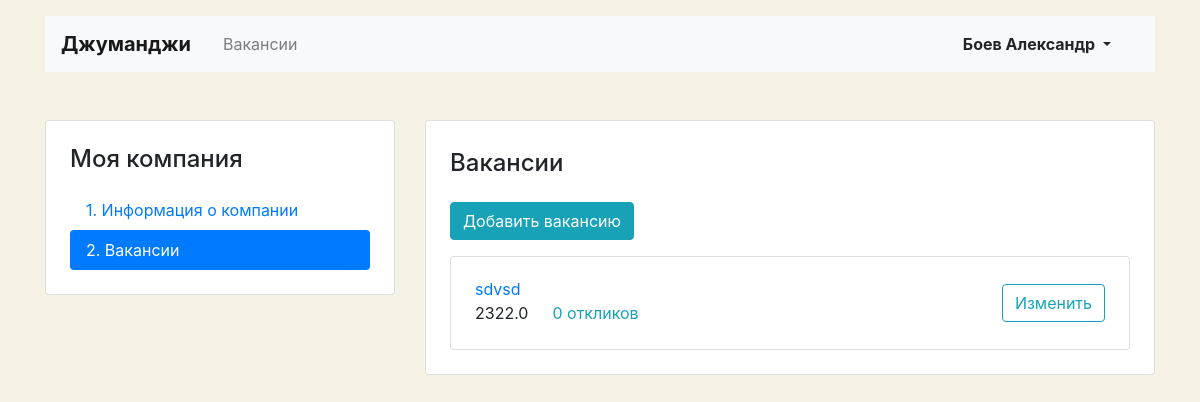
Before: //mycompany/vacancies/ (signed in) with the older database file.
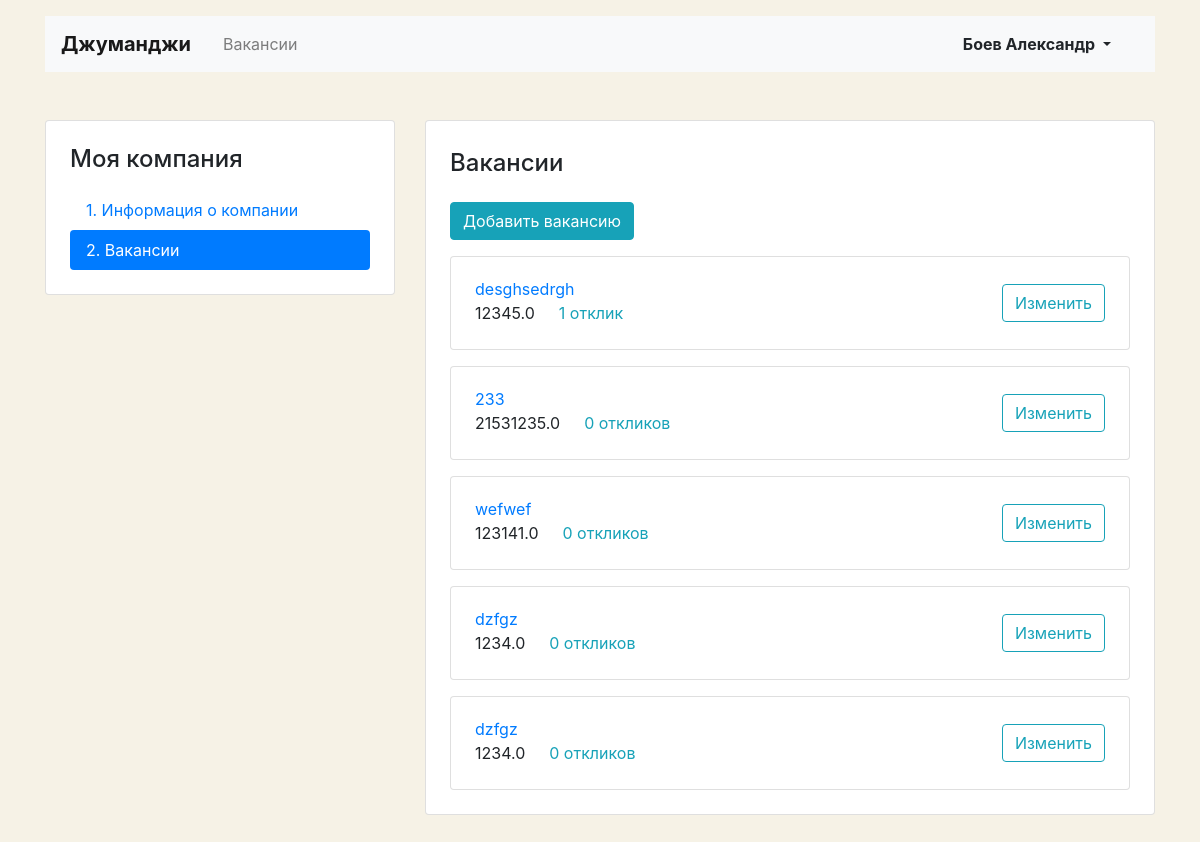
After: the same page with the newer database file.
### vacancies/models.py (models this page shows)
class Vacancy(models.Model):
    title = models.CharField(max_length=20)
    specialty = models.ForeignKey(Specialty, on_delete=models.CASCADE, related_name="vacancies")
    company = models.ForeignKey(Company, on_delete=models.CASCADE, related_name="vacancies")
    skills = models.TextField()
    description = models.TextField()
    salary_min = models.FloatField()
    salary_max = models.FloatField()
    published_at = models.DateField(default=datetime.now())
    class Meta:
        app_label = 'vacancies'

### vacancies/views.py (the view)
# urls.py: path('/mycompany/vacancies/', mycompany_vacancies_view.as_view(), name='mycompany_vacancies'),
class mycompany_vacancies_view(ListView):
    model = Vacancy
    template_name ='companies/vacancy-list.html'
    def get_queryset(self):
        return Vacancy.objects.filter(company__owner__username=self.request.user)

### vacancies/context_processor.py (called while the page is built)
def statistics(request):
    return {
        'user': User.objects.filter(username=request.user)
    }

### vacancies/templatetags/filters.py (called while the page is built)
@register.filter(name='rus_plural_endings_2')
def rus_plural_endings_2(value, arg):
    if 5 <= abs(value) % 100 <= 20 or value == 0:
        return arg + 'ов'
    if abs(value) % 10 == 1:
        return arg+''
    if 2 <= abs(value) % 10 <= 4:
        return arg + 'а'

### vacancies/templates/companies/vacancy-list.html (shortened to what this page needs)
{% extends 'base.html' %}
{% load filters %}
{% block head_page %}
<head>
  <link rel="stylesheet" href="https://stackpath.bootstrapcdn.com/bootstrap/4.3.1/css/bootstrap.min.css">
{% endblock %}
{% block main_bloc %}
<main class="container mt-3 pb-5">
  <div class="row mt-5">
    <div class="col-12 col-lg-4">
      <aside class="pt-3 pb-4 px-4 mb-5 card">
        <h1 class="h4 pt-2 pb-2">Моя компания</h1>
        <div class="nav flex-column nav-pills" id="v-pills-tab" role="tablist" aria-orientation="vertical">
          <a class="nav-link" href="{%url 'mycompany_edit'%}">1. Информация о&nbsp;компании</a>
          <a class="nav-link active" href="{%url 'mycompany_vacancies'%}">2. Вакансии</a>
        </div>
      </aside>
    </div>
    <div class="col-12 col-lg-8">
      <div class="card">
        <div class="card-body px-4 pb-4">
          <section class="tab-pane fade show active">
            <h2 class="h4 pt-2 pb-3">Вакансии</h2>
            <a href="{% url 'mycompany_vacancy_create' %}" type="submit" class="btn btn-info" >Добавить вакансию</a>
            {% for vacancy in object_list %}
            <div class="card mt-3">
              <div class="card-body px-4">
                <div class="row align-items-center">
                  <div class="col-6 col-lg-8">
                    <a href="{%url 'vacancy' vacancy.id%}" class="mb-1">{{vacancy.title}}</a>
                    <p class="mb-1">
                      <span class="mr-4">{{vacancy.salary_max}}</span><a href="#" class="text-info">{{vacancy.applications.count}} {{vacancy.applications.count|rus_plural_endings_2:'отклик'}}</a>
                    </p>
                  </div>
                  <div class="col-6 col-lg-4 text-right">
                    <a href="{%url 'mycompany_vacancy' vacancy.id%}" class="btn btn-outline-info">Изменить</a>
                  </div>
                </div>
              </div>
            </div>
            {%endfor%}
          </section>
          </div>
        </div>
      </div>
    </div>
  </main>
{% endblock %}

Changed rows visible on the page:
removed Vacancy: title "sdvsd", salary_max "2322.0", applications.count "0", applications.count|rus_plural_endings_2 "откликов"
added Vacancy: title "desghsedrgh", salary_max "12345.0", applications.count "1", applications.count|rus_plural_endings_2 "отклик"
added Vacancy: title "233", salary_max "21531235.0", applications.count "0", applications.count|rus_plural_endings_2 "откликов"
added Vacancy: title "wefwef", salary_max "123141.0", applications.count "0", applications.count|rus_plural_endings_2 "откликов"
added Vacancy: title "dzfgz", salary_max "1234.0", applications.count "0", applications.count|rus_plural_endings_2 "откликов"
added Vacancy: title "dzfgz", salary_max "1234.0", applications.count "0", applications.count|rus_plural_endings_2 "откликов"
